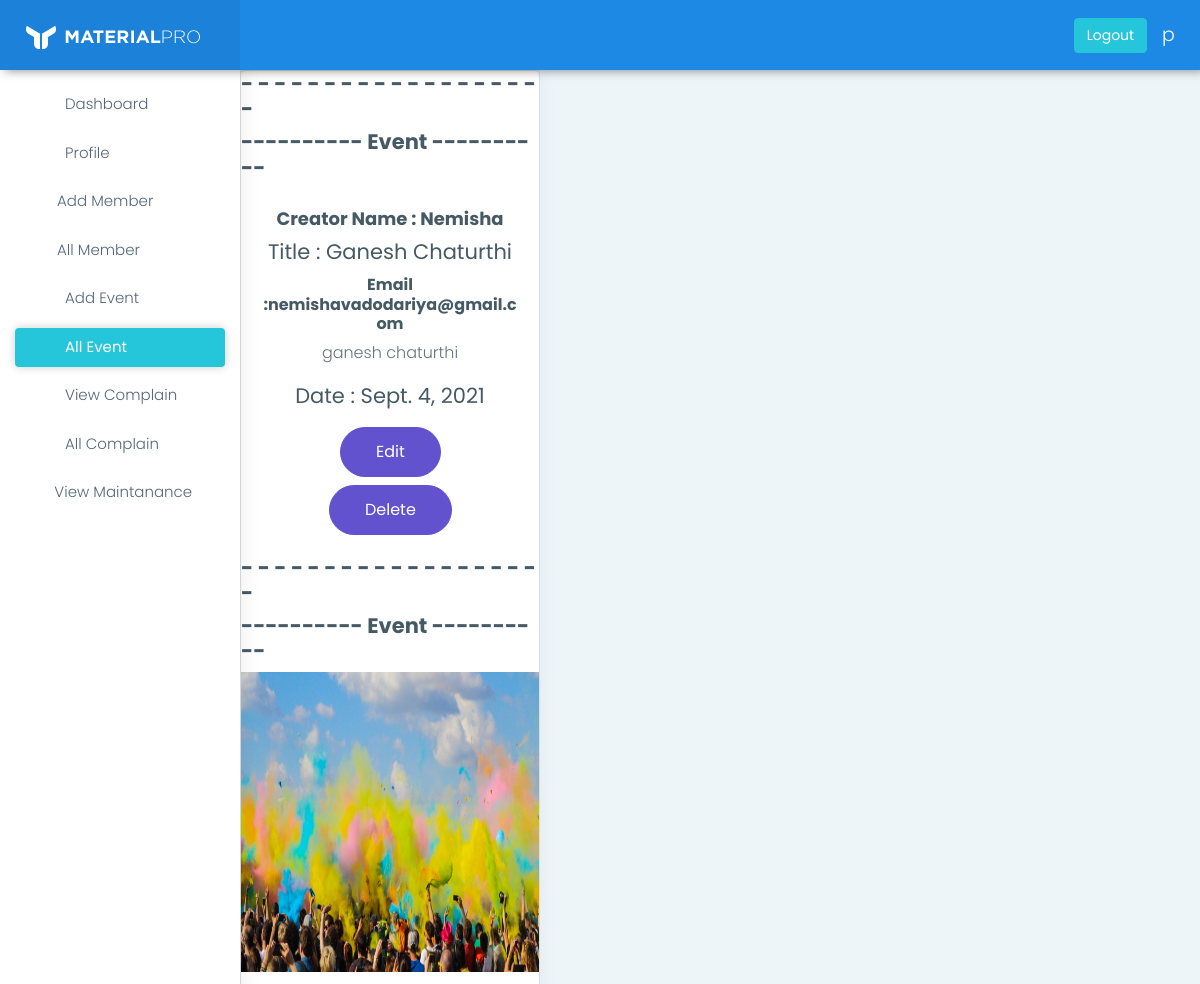
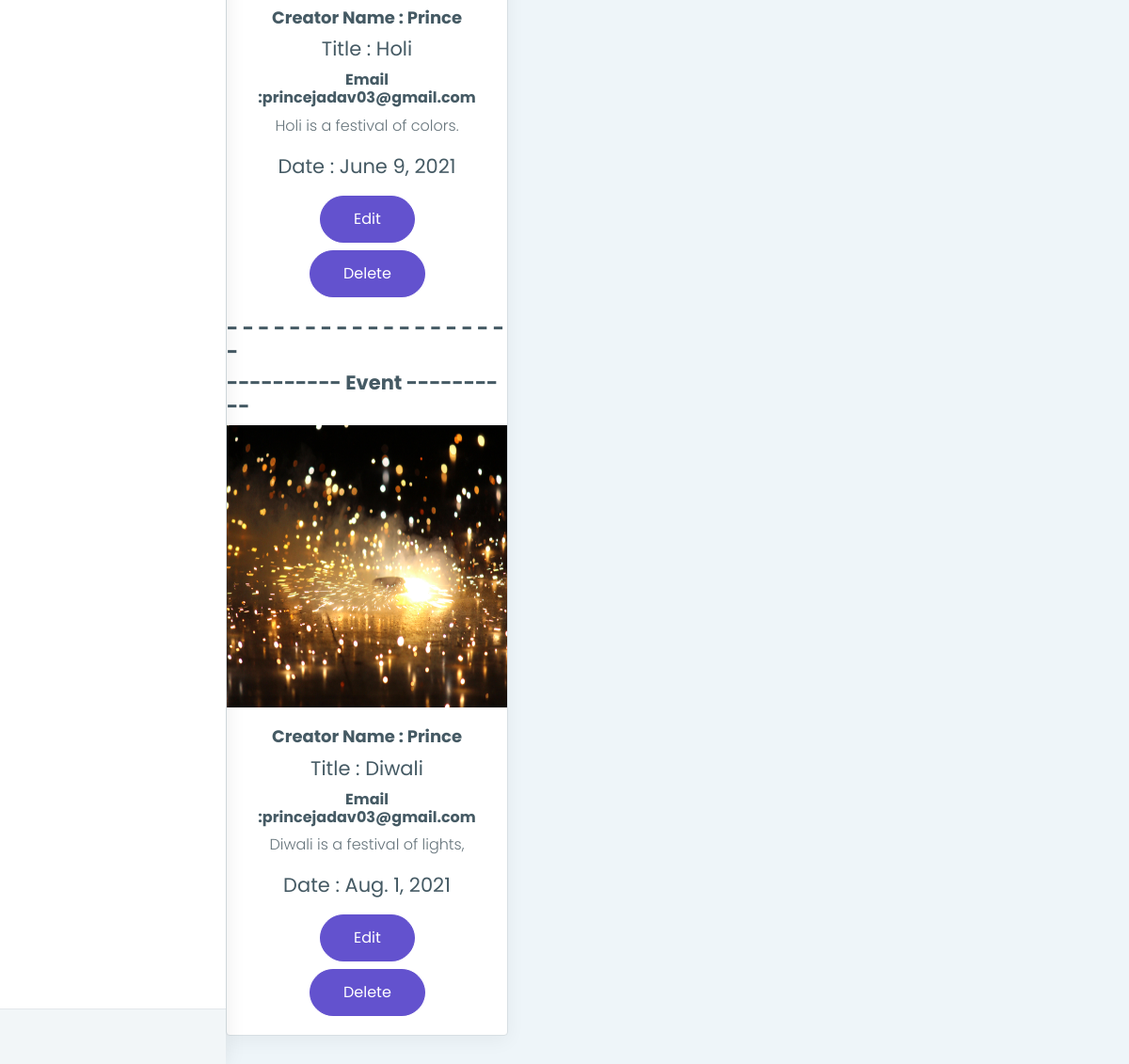
Screenshot of /sec/all-event/ (signed in) with the database file from the repository (2 pictures, top to bottom).
### myapp/models.py (models this page shows, shortened)
class User(models.Model):
    name = models.CharField(max_length=50)
    mobile = models.CharField(max_length=15)
    email = models.EmailField()
    password = models.CharField(max_length=50)
    pic=models.FileField(upload_to='profile/',null=True,blank=True)

class Event(models.Model):
    uid=models.ForeignKey(User,on_delete=models.CASCADE)
    etitle=models.CharField(max_length=50)
    edate=models.DateField()
    edis=models.TextField()
    epic=models.FileField(upload_to='Event pic',null=True,blank=True)

### myapp/views.py (the view)
# urls.py: path('all-event/',views.all_event,name='all-event'),
def all_event(request):
	uid=User.objects.get(email=request.session['email'])
	events=Event.objects.all()[::-1]
	return render(request,'all-event.html',{'events':events,'uid':uid})

### myapp/templates/all-event.html
{% extends 'header.html' %}
{% load static %}
{% block content %}
<div class="row">
<div class="col-lg-4 col-xlg-3">
<div class="card">
    {% for event in events %}
    <h3>- - - - - - - - - - - - - - - - - - -</h3>
    <h3>---------- Event ----------</h3>
    {% if event.epic %}
    <img class="card-img-top"  height="300px" width="1200px" src={{event.epic.url}}
    alt="Card image cap">
    {% endif %}
    <div class="card-body little-profile text-center">
            <h4>Creator Name : {{event.uid.name}}</h4>
            <h3>Title : {{event.etitle}}</h3>
            <h5>Email :{{event.uid.email}}</h5>
            <p>{{event.edis}}</p>
            <h3>Date : {{event.edate}}</h3>
            <a href="{% url 'edit-event' event.id %}"
            class="mt-2 waves-effect waves-dark btn btn-primary btn-md btn-rounded">Edit</a><br>
            <a href="{% url 'delete-event' event.id %}"
            class="mt-2 waves-effect waves-dark btn btn-primary btn-md btn-rounded">Delete</a>
    </div>
    {% endfor %}
</div>
</div>
</div>
{% endblock %}

### myapp/templates/header.html (shortened to what this page needs)
<!DOCTYPE html>
{% load static %}
<html dir="ltr" lang="en">
<head>
    <link href='{% static "assets/plugins/chartist-js/dist/chartist.min.css"%}' rel="stylesheet">
    <link href='{% static "assets/plugins/chartist-js/dist/chartist-init.css"%}' rel="stylesheet">
    <link href='{% static "assets/plugins/chartist-plugin-tooltip-master/dist/chartist-plugin-tooltip.css"%}' rel="stylesheet">
    <link href='{% static "assets/plugins/c3-master/c3.min.css"%}' rel="stylesheet">
    <link href='{% static "css/style.min.css"%}' rel="stylesheet">
</head>
<body>
    <div id="main-wrapper" data-layout="vertical" data-navbarbg="skin6" data-sidebartype="full"
        data-sidebar-position="absolute" data-header-position="absolute" data-boxed-layout="full">
        <header class="topbar" data-navbarbg="skin6">
            <nav class="navbar top-navbar navbar-expand-md navbar-dark">
                <div class="navbar-header" data-logobg="skin6">
                    <a class="navbar-brand ms-4" href='{% url "index"%}'>
                        <b class="logo-icon">
                            <img src='{% static "assets/images/logo-light-icon.png"%}' alt="homepage" class="dark-logo" />
                        </b>
                        <span class="logo-text">
                            <img src='{% static "assets/images/logo-light-text.png"%}' alt="homepage" class="dark-logo" />
                        </span>
                    </a>
                </div>
                <div class="navbar-collapse collapse" id="navbarSupportedContent" data-navbarbg="skin5">
                    <ul class="navbar-nav me-auto mt-md-0 ">
                        <li class="nav-item search-box">
                            <a class="nav-link text-muted" href="javascript:void(0)"><i class="ti-search"></i></a>
                        </li>
                    </ul>
                    <div class="nav-item dropdown">
                        <a href="{% url 'logout' %}" class="btn btn-success mx-auto mx-md-0 text-white"> Logout </a>
                    </div>
                    <ul class="navbar-nav">
                        {% if uid.pic %}
                        <li class="nav-item dropdown">
                            <a class="nav-link dropdown-toggle text-muted waves-effect waves-dark" href="#" id="navbarDropdown" role="button" data-bs-toggle="dropdown" aria-expanded="false">
                                <img src={{uid.pic.url}} alt="user" class="profile-pic me-2">{{uid.name}}
                            </a>
                            <ul class="dropdown-menu" aria-labelledby="navbarDropdown"></ul>
                        </li>
                        {% else %}
                        <li class="nav-item dropdown">
                            <a class="nav-link dropdown-toggle text-muted waves-effect waves-dark" href="#" id="navbarDropdown" role="button" data-bs-toggle="dropdown" aria-expanded="false">{{uid.name}}
                            </a>
                        </li>
                        {% endif %}
                    </ul>
                </div>
            </nav>
        </header>
        <aside class="left-sidebar" data-sidebarbg="skin6">
            <div class="scroll-sidebar">
                <nav class="sidebar-nav">
                    <ul id="sidebarnav">
                        <li class="sidebar-item"> <a class="sidebar-link waves-effect waves-dark sidebar-link"
                                href='{% url "index" %}' aria-expanded="false"><i class="mdi me-2 mdi-gauge"></i><span
                                    class="hide-menu">Dashboard</span></a></li>
                        <li class="sidebar-item"> <a class="sidebar-link waves-effect waves-dark sidebar-link"
                                href='{% url "profile"%}' aria-expanded="false">
                                <i class="mdi me-2 mdi-account-check"></i><span class="hide-menu">Profile</span></a>
                        </li>
                        <li class="sidebar-item"> <a class="sidebar-link waves-effect waves-dark sidebar-link"
                                href='{% url "add-member" %}' aria-expanded="false">
                                <i class="mdi mdi-account-plus"></i><span class="hide-menu">Add Member</span></a>
                        </li>
                        <li class="sidebar-item"> <a class="sidebar-link waves-effect waves-dark sidebar-link"
                                href='{% url "all-member" %}' aria-expanded="false"><i class="mdi mdi-account-multiple"></i><span
                                    class="hide-menu">All Member</span></a></li>
                        <li class="sidebar-item"> <a class="sidebar-link waves-effect waves-dark sidebar-link"
                                href='{% url "add-event"%}' aria-expanded="false"><i class="mdi me-2 mdi-calendar-plus"></i><span
                                    class="hide-menu">Add Event</span></a></li>
                        <li class="sidebar-item"> <a class="sidebar-link waves-effect waves-dark sidebar-link"
                                href='{% url "all-event"%}' aria-expanded="false"><i class="mdi me-2 mdi-calendar-multiple"></i><span
                                    class="hide-menu">All Event</span></a></li>
                        <li class="sidebar-item"> <a class="sidebar-link waves-effect waves-dark sidebar-link"
                                href='{% url "view-complain"%}' aria-expanded="false"><i class="mdi me-2 mdi-account-alert"></i><span
                                    class="hide-menu">View Complain</span></a></li>
                        <li class="sidebar-item"> <a class="sidebar-link waves-effect waves-dark sidebar-link"
                                href='{% url "all-complain"%}' aria-expanded="false"><i class="mdi me-2  mdi-format-float-none"></i><span
                                    class="hide-menu">All Complain</span></a></li>
                        <li class="sidebar-item"> <a class="sidebar-link waves-effect waves-dark sidebar-link"
                                href='{% url "sec-maintanance"%}' aria-expanded="false"><i class="mdi me-2 mdi-calendar-multiple"></i><span
                                    class="hide-menu">View Maintanance</span></a></li>
                                          </ul>
                </nav>
            </div>
            <div class="sidebar-footer">
                <div class="row">
                    <div class="col-4 link-wrap">
                        <a href="" class="link" data-toggle="tooltip" title="" data-original-title="Settings"><i
                                class="ti-settings"></i></a>
                    </div>
                    <div class="col-4 link-wrap">
                        <a href="" class="link" data-toggle="tooltip" title="" data-original-title={{uid.email}}><i
                                class="mdi mdi-gmail"></i></a>
                    </div>
                    <div class="col-4 link-wrap">
                        <a href='{% url "logout"%}' class="link" data-toggle="tooltip" title="" data-original-title="Logout"><i
                                class="mdi mdi-power"></i></a>
                    </div>
                </div>
            </div>
        </aside>
        <div class="page-wrapper">
            {% block content %}
            {% endblock %}
             </div>
    </div>
</body>
</html>

### rows the page displays
User: name "p"
Event: uid.name "Nemisha", etitle "Ganesh Chaturthi", uid.email "nemishavadodariya@gmail.com", edis "ganesh chaturthi", edate "Sept. 4, 2021"
Event: epic (picture), uid.name "Prince", etitle "Holi", uid.email "princejadav03@gmail.com", edis "Holi is a festival of colors.", edate "June 9, 2021"
Event: epic (picture), uid.name "Prince", etitle "Diwali", uid.email "princejadav03@gmail.com", edis "Diwali is a festival of lights,", edate "Aug. 1, 2021"
